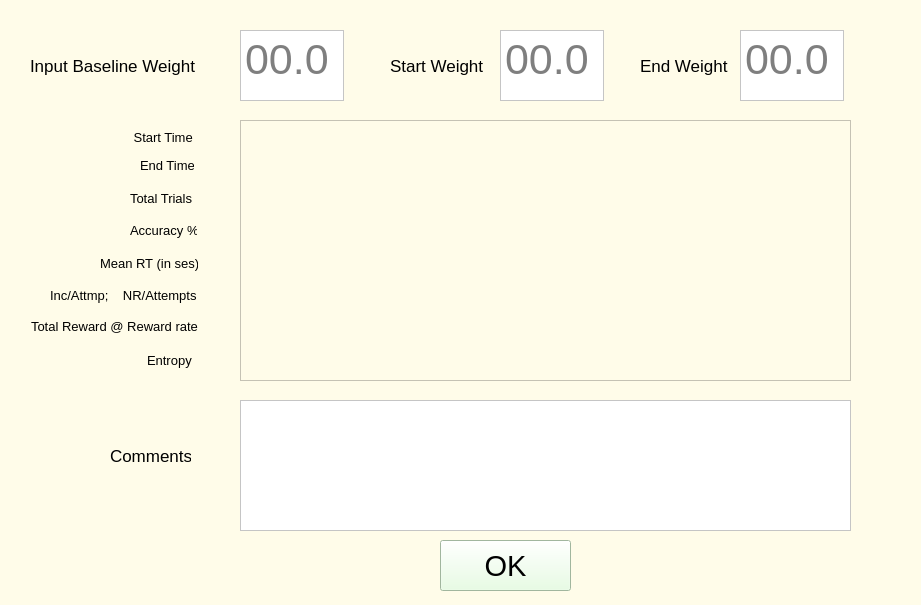
<?xml version="1.0" encoding="UTF-8"?>
<ui version="4.0">
 <class>Behavior_Data</class>
 <widget class="QWidget" name="Behavior_Data">
  <property name="geometry">
   <rect>
    <x>0</x>
    <y>0</y>
    <width>921</width>
    <height>605</height>
   </rect>
  </property>
  <property name="windowTitle">
   <string>Form</string>
  </property>
  <property name="styleSheet">
   <string notr="true">background-color: rgb(255, 252, 233)</string>
  </property>
  <widget class="QLabel" name="label_4">
   <property name="geometry">
    <rect>
     <x>130</x>
     <y>222</y>
     <width>67</width>
     <height>16</height>
    </rect>
   </property>
   <property name="font">
    <font>
     <pointsize>10</pointsize>
    </font>
   </property>
   <property name="text">
    <string>Accuracy %</string>
   </property>
  </widget>
  <widget class="QLabel" name="label_3">
   <property name="geometry">
    <rect>
     <x>130</x>
     <y>190</y>
     <width>65</width>
     <height>16</height>
    </rect>
   </property>
   <property name="font">
    <font>
     <pointsize>10</pointsize>
    </font>
   </property>
   <property name="text">
    <string>Total Trials</string>
   </property>
  </widget>
  <widget class="QLabel" name="label_2">
   <property name="geometry">
    <rect>
     <x>140</x>
     <y>157</y>
     <width>54</width>
     <height>16</height>
    </rect>
   </property>
   <property name="font">
    <font>
     <pointsize>10</pointsize>
    </font>
   </property>
   <property name="text">
    <string>End Time</string>
   </property>
  </widget>
  <widget class="QLabel" name="label_7">
   <property name="geometry">
    <rect>
     <x>100</x>
     <y>255</y>
     <width>98</width>
     <height>16</height>
    </rect>
   </property>
   <property name="font">
    <font>
     <pointsize>10</pointsize>
    </font>
   </property>
   <property name="text">
    <string>Mean RT (in ses)</string>
   </property>
  </widget>
  <widget class="QLabel" name="label">
   <property name="geometry">
    <rect>
     <x>130</x>
     <y>127</y>
     <width>71</width>
     <height>20</height>
    </rect>
   </property>
   <property name="font">
    <font>
     <pointsize>10</pointsize>
    </font>
   </property>
   <property name="text">
    <string> Start Time</string>
   </property>
  </widget>
  <widget class="QLabel" name="label_6">
   <property name="geometry">
    <rect>
     <x>31</x>
     <y>318</y>
     <width>168</width>
     <height>16</height>
    </rect>
   </property>
   <property name="font">
    <font>
     <pointsize>10</pointsize>
    </font>
   </property>
   <property name="text">
    <string>Total Reward @ Reward rate</string>
   </property>
  </widget>
  <widget class="QLabel" name="label_5">
   <property name="geometry">
    <rect>
     <x>50</x>
     <y>287</y>
     <width>149</width>
     <height>16</height>
    </rect>
   </property>
   <property name="font">
    <font>
     <pointsize>10</pointsize>
    </font>
   </property>
   <property name="text">
    <string>Inc/Attmp;    NR/Attempts</string>
   </property>
  </widget>
  <widget class="QLabel" name="label_8">
   <property name="geometry">
    <rect>
     <x>30</x>
     <y>50</y>
     <width>171</width>
     <height>31</height>
    </rect>
   </property>
   <property name="font">
    <font>
     <pointsize>13</pointsize>
    </font>
   </property>
   <property name="text">
    <string>Input Baseline Weight</string>
   </property>
  </widget>
  <widget class="QLabel" name="label_9">
   <property name="geometry">
    <rect>
     <x>110</x>
     <y>440</y>
     <width>81</width>
     <height>31</height>
    </rect>
   </property>
   <property name="font">
    <font>
     <pointsize>13</pointsize>
    </font>
   </property>
   <property name="text">
    <string>Comments</string>
   </property>
  </widget>
  <widget class="QTextEdit" name="comments">
   <property name="geometry">
    <rect>
     <x>240</x>
     <y>400</y>
     <width>611</width>
     <height>131</height>
    </rect>
   </property>
   <property name="styleSheet">
    <string notr="true">background-color: rgb(255, 255, 255);</string>
   </property>
   <property name="tabChangesFocus">
    <bool>true</bool>
   </property>
  </widget>
  <widget class="QTextEdit" name="baseline_weight">
   <property name="geometry">
    <rect>
     <x>240</x>
     <y>30</y>
     <width>104</width>
     <height>71</height>
    </rect>
   </property>
   <property name="font">
    <font>
     <pointsize>32</pointsize>
    </font>
   </property>
   <property name="styleSheet">
    <string notr="true">background-color: rgb(255, 255, 255);</string>
   </property>
   <property name="tabChangesFocus">
    <bool>true</bool>
   </property>
   <property name="markdown">
    <string/>
   </property>
   <property name="placeholderText">
    <string>00.0</string>
   </property>
  </widget>
  <widget class="QTextEdit" name="summary_data">
   <property name="geometry">
    <rect>
     <x>240</x>
     <y>120</y>
     <width>611</width>
     <height>261</height>
    </rect>
   </property>
   <property name="font">
    <font>
     <pointsize>10</pointsize>
    </font>
   </property>
   <property name="tabChangesFocus">
    <bool>true</bool>
   </property>
   <property name="readOnly">
    <bool>true</bool>
   </property>
   <property name="html">
    <string>&lt;!DOCTYPE HTML PUBLIC &quot;-//W3C//DTD HTML 4.0//EN&quot; &quot;http://www.w3.org/TR/REC-html40/strict.dtd&quot;&gt;
&lt;html&gt;&lt;head&gt;&lt;meta name=&quot;qrichtext&quot; content=&quot;1&quot; /&gt;&lt;style type=&quot;text/css&quot;&gt;
p, li { white-space: pre-wrap; }
&lt;/style&gt;&lt;/head&gt;&lt;body style=&quot; font-family:'MS Shell Dlg 2'; font-size:10pt; font-weight:400; font-style:normal;&quot;&gt;
&lt;p style=&quot;-qt-paragraph-type:empty; margin-top:0px; margin-bottom:0px; margin-left:0px; margin-right:0px; -qt-block-indent:0; text-indent:0px;&quot;&gt;&lt;br /&gt;&lt;/p&gt;&lt;/body&gt;&lt;/html&gt;</string>
   </property>
   <property name="textInteractionFlags">
    <set>Qt::TextSelectableByKeyboard|Qt::TextSelectableByMouse</set>
   </property>
  </widget>
  <widget class="QPushButton" name="okay">
   <property name="geometry">
    <rect>
     <x>440</x>
     <y>540</y>
     <width>131</width>
     <height>51</height>
    </rect>
   </property>
   <property name="font">
    <font>
     <pointsize>22</pointsize>
    </font>
   </property>
   <property name="styleSheet">
    <string notr="true">background-color: rgb(226, 255, 221);</string>
   </property>
   <property name="text">
    <string>OK</string>
   </property>
  </widget>
  <widget class="QLabel" name="label_10">
   <property name="geometry">
    <rect>
     <x>390</x>
     <y>50</y>
     <width>101</width>
     <height>31</height>
    </rect>
   </property>
   <property name="font">
    <font>
     <pointsize>13</pointsize>
    </font>
   </property>
   <property name="text">
    <string>Start Weight</string>
   </property>
  </widget>
  <widget class="QTextEdit" name="start_weight">
   <property name="geometry">
    <rect>
     <x>500</x>
     <y>30</y>
     <width>104</width>
     <height>71</height>
    </rect>
   </property>
   <property name="font">
    <font>
     <pointsize>32</pointsize>
    </font>
   </property>
   <property name="styleSheet">
    <string notr="true">background-color: rgb(255, 255, 255);</string>
   </property>
   <property name="tabChangesFocus">
    <bool>true</bool>
   </property>
   <property name="markdown">
    <string/>
   </property>
   <property name="placeholderText">
    <string>00.0</string>
   </property>
  </widget>
  <widget class="QLabel" name="label_11">
   <property name="geometry">
    <rect>
     <x>640</x>
     <y>50</y>
     <width>101</width>
     <height>31</height>
    </rect>
   </property>
   <property name="font">
    <font>
     <pointsize>13</pointsize>
    </font>
   </property>
   <property name="text">
    <string>End Weight</string>
   </property>
  </widget>
  <widget class="QTextEdit" name="end_weight">
   <property name="geometry">
    <rect>
     <x>740</x>
     <y>30</y>
     <width>104</width>
     <height>71</height>
    </rect>
   </property>
   <property name="font">
    <font>
     <pointsize>32</pointsize>
    </font>
   </property>
   <property name="styleSheet">
    <string notr="true">background-color: rgb(255, 255, 255);</string>
   </property>
   <property name="tabChangesFocus">
    <bool>true</bool>
   </property>
   <property name="markdown">
    <string/>
   </property>
   <property name="placeholderText">
    <string>00.0</string>
   </property>
  </widget>
  <widget class="QLabel" name="label_12">
   <property name="geometry">
    <rect>
     <x>147</x>
     <y>350</y>
     <width>51</width>
     <height>20</height>
    </rect>
   </property>
   <property name="font">
    <font>
     <pointsize>10</pointsize>
    </font>
   </property>
   <property name="text">
    <string>Entropy</string>
   </property>
  </widget>
 </widget>
 <tabstops>
  <tabstop>baseline_weight</tabstop>
  <tabstop>start_weight</tabstop>
  <tabstop>end_weight</tabstop>
  <tabstop>comments</tabstop>
  <tabstop>okay</tabstop>
  <tabstop>summary_data</tabstop>
 </tabstops>
 <resources/>
 <connections/>
</ui>
